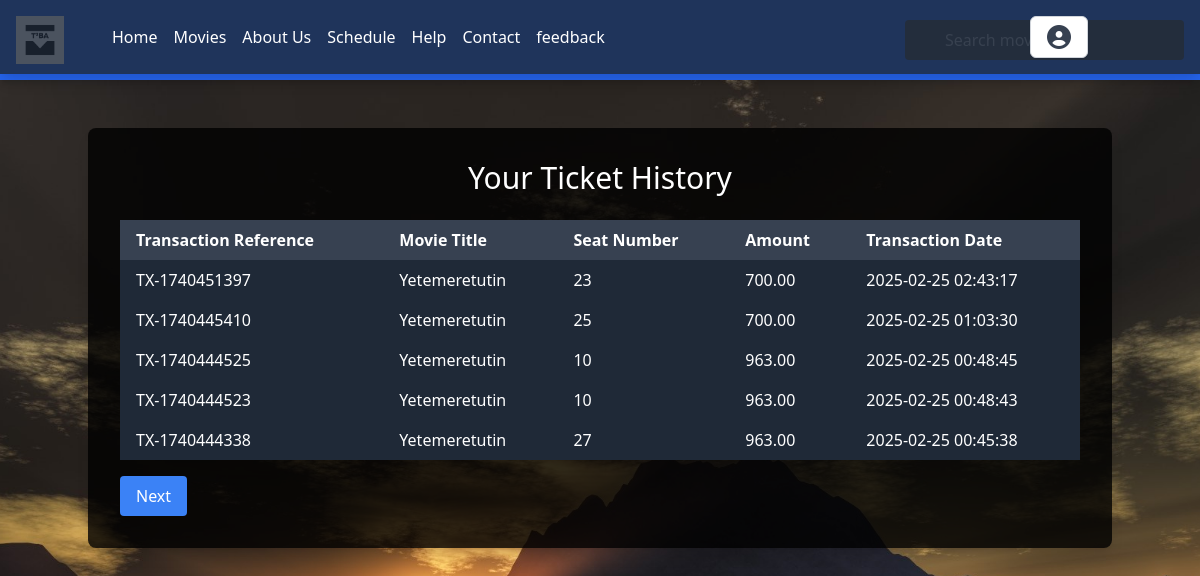
/customer/ticket_history.php (signed in), run on the app's committed database.
### tables this page shows
CREATE TABLE `transactions` (
  `TransactionID` int(11) NOT NULL,
  `MovieID` int(11) NOT NULL,
  `SeatID` int(11) NOT NULL,
  `TransactionDate` timestamp NOT NULL DEFAULT current_timestamp(),
  `Amount` decimal(10,2) NOT NULL,
  `tx_ref` varchar(255) DEFAULT NULL,
  `payment_method` varchar(20) DEFAULT NULL,
  `UserID` int(11) DEFAULT NULL,
  `status` enum('success','fail','pending') DEFAULT 'success',
  `ScheduleID` int(11) DEFAULT NULL
);

CREATE TABLE `movie` (
  `MovieID` int(11) NOT NULL,
  `MovieTitle` varchar(255) DEFAULT NULL,
  `Genre` varchar(100) DEFAULT NULL,
  `Director` varchar(100) DEFAULT NULL,
  `Cast` text DEFAULT NULL,
  `CreatedDate` date DEFAULT NULL,
  `ProfileImage` varchar(255) DEFAULT NULL,
  `movie_description` text DEFAULT NULL
);

CREATE TABLE `available_seat` (
  `SeatID` int(11) NOT NULL,
  `SeatLevel` varchar(20) DEFAULT NULL,
  `ScheduleID` int(11) DEFAULT NULL,
  `seatNo` int(11) DEFAULT NULL
);

### customer/ticket_history.php (the view, shortened to what this page needs)
<?php
include '../config/db.php';
$userID = $_SESSION['UserID'];
$limit = 5;
$page = isset($_GET['page']) ? (int)$_GET['page'] : 1;
$offset = ($page - 1) * $limit;
$sql = "SELECT t.TransactionID, t.tx_ref, t.Amount, t.TransactionDate, m.MovieTitle, s.SeatNo
        FROM transactions t
        JOIN movie m ON t.MovieID = m.MovieID
        JOIN available_seat s ON t.SeatID = s.SeatID
        WHERE t.UserID = ?
        ORDER BY t.TransactionDate DESC
        LIMIT ? OFFSET ?";
$stmt = $conn->prepare($sql);
$stmt->bind_param("iii", $userID, $limit, $offset);
$stmt->execute();
$result = $stmt->get_result();
$total_sql = "SELECT COUNT(*) AS total FROM transactions WHERE UserID = ?";
$total_stmt = $conn->prepare($total_sql);
$total_stmt->bind_param("i", $userID);
$total_stmt->execute();
$total_result = $total_stmt->get_result();
$total_row = $total_result->fetch_assoc();
$total_records = $total_row['total'];
$total_pages = ceil($total_records / $limit);
?>
<!DOCTYPE html>
<html lang="en">
<head>
    <link href="https://cdn.jsdelivr.net/npm/tailwindcss@2.2.19/dist/tailwind.min.css" rel="stylesheet">
</head>
<body class="bg-cover bg-center min-h-screen text-white" style="background-image: url('../img/bacc.jpg'); background-attachment: fixed;">
<?php include 'header.php';  ?>
<div class="bg-black bg-opacity-80 p-8 rounded-lg max-w-5xl mx-auto mt-12 shadow-lg">
    <h1 class="text-center text-3xl mb-6">Your Ticket History</h1>
    <?php if ($result->num_rows > 0) : ?>
        <table class="w-full table-auto border-collapse">
            <thead>
                <tr class="bg-gray-700">
                    <th class="text-left px-4 py-2">Transaction Reference</th>
                    <th class="text-left px-4 py-2">Movie Title</th>
                    <th class="text-left px-4 py-2">Seat Number</th>
                    <th class="text-left px-4 py-2">Amount</th>
                    <th class="text-left px-4 py-2">Transaction Date</th>
                </tr>
            </thead>
            <tbody>
                <?php while ($row = $result->fetch_assoc()) : ?>
                    <tr class="bg-gray-800 hover:bg-gray-600">
                        <td class="px-4 py-2"><?php echo htmlspecialchars($row['tx_ref']); ?></td>
                        <td class="px-4 py-2"><?php echo htmlspecialchars($row['MovieTitle']); ?></td>
                        <td class="px-4 py-2"><?php echo htmlspecialchars($row['SeatNo']); ?></td>
                        <td class="px-4 py-2"><?php echo htmlspecialchars($row['Amount']); ?></td>
                        <td class="px-4 py-2"><?php echo htmlspecialchars($row['TransactionDate']); ?></td>
                    </tr>
                <?php endwhile; ?>
            </tbody>
        </table>
        <div class="flex justify-between mt-4">
            <?php if ($page < $total_pages): ?>
                <a href="?page=<?php echo $page + 1; ?>" class="bg-blue-500 text-white py-2 px-4 rounded hover:bg-blue-700">Next</a>
            <?php endif; ?>
        </div>
    <?php else : ?>
        <p class="text-center text-gray-300 mt-4">No transactions found for this user.</p>
    <?php endif; ?>
</div>
</body>
</html>

### customer/header.php (shortened to what this page needs)
<!DOCTYPE html>
<html lang="en">
<head>
  <link href="https://cdn.jsdelivr.net/npm/tailwindcss@2.2.19/dist/tailwind.min.css" rel="stylesheet" />
  <link rel="stylesheet" href="https://cdnjs.cloudflare.com/ajax/libs/font-awesome/6.5.2/css/all.min.css" />
</head>
<body class="bg-white text-gray-900">
  <header class="bg-blue-600 p-4 shadow-md flex justify-between items-center">
    <div class="logo-container">
      <img src="../img/log.png" alt="Logo" class="h-12" />
    </div>
    <div class="flex items-center space-x-4">
      <form action="customer/search_movie.php" method="GET" class="relative">
    </form>
  </header>
  <nav id="navbar" class="navbar fixed top-0 left-0 right-0 z-50 shadow-lg transition duration-300">
    <div class="container mx-auto flex justify-between items-center py-4 px-6">
      <ul class="flex space-x-4">
        <li><a href="customer_dashboard.php" class="text-white hover:text-yellow-400 transition duration-300">Home</a></li>
        <li><a class="text-white hover:text-yellow-400" href="#movies">Movies</a></li>
        <li><a class="text-white hover:text-yellow-400" href="about_us.php">About Us</a></li>
        <li><a class="text-white hover:text-yellow-400" href="schedule.php">Schedule</a></li>
        <li><a class="text-white hover:text-yellow-400" href="../help.php">Help</a></li>
        <li><a class="text-white hover:text-yellow-400" href="contact_us.php">Contact</a></li>
        <li><a class="text-white hover:text-yellow-400" href="feedback.php">feedback</a></li>
      </ul>
      <div class="relative inline-block text-left">
        <div>
          <button onclick="toggleDropdown()" class="inline-flex justify-center w-full rounded-md border border-gray-300 shadow-sm px-4 py-2 bg-white text-sm font-medium text-gray-700 hover:bg-gray-50 focus:outline-none focus:ring-2 focus:ring-offset-2 focus:ring-offset-gray-100 focus:ring-indigo-500">
            <i class="fas fa-user-circle text-2xl"></i>
          </button>
        </div>
      </div>
    </div>
  </nav>
</body>
</html>

### customer/header.php (style rules this page uses)
body { background-color: #f8f9fa; color: #343a40; }
.navbar { background-color: rgba(31, 41, 55, 0.8); }

### data on the page
transactions: tx_ref "TX-1740451397", MovieID.MovieTitle "Yetemeretutin", SeatID.seatNo "23", Amount "700.00", TransactionDate "2025-02-25 02:43:17"
transactions: tx_ref "TX-1740445410", MovieID.MovieTitle "Yetemeretutin", SeatID.seatNo "25", Amount "700.00", TransactionDate "2025-02-25 01:03:30"
transactions: tx_ref "TX-1740444525", MovieID.MovieTitle "Yetemeretutin", SeatID.seatNo "10", Amount "963.00", TransactionDate "2025-02-25 00:48:45"
transactions: tx_ref "TX-1740444523", MovieID.MovieTitle "Yetemeretutin", SeatID.seatNo "10", Amount "963.00", TransactionDate "2025-02-25 00:48:43"
transactions: tx_ref "TX-1740444338", MovieID.MovieTitle "Yetemeretutin", SeatID.seatNo "27", Amount "963.00", TransactionDate "2025-02-25 00:45:38"
